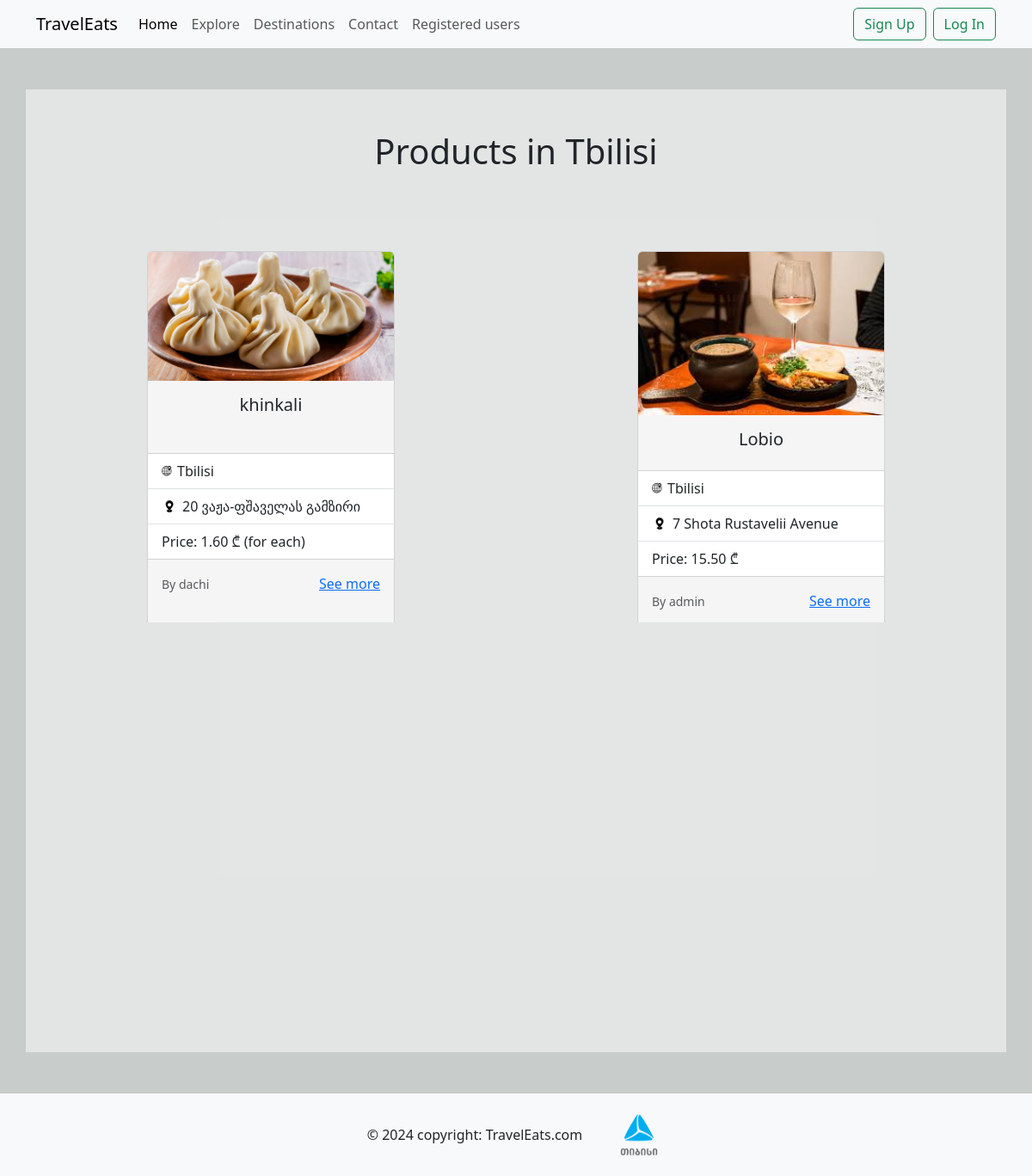
The page /products_by_city/Tbilisi on the database its author committed.
### model.py (models this page shows)
class NewProduct(db.Model):
    __tablename__ = "newproducts"
    id = db.Column(db.Integer(), primary_key=True )
    name = db.Column(db.String())
    price = db.Column(db.Integer())
    image_path = db.Column(db.String())
    description = db.Column(db.String())
    country = db.Column(db.String())
    address = db.Column(db.String())
    author = db.Column(db.String())
    created_at = db.Column(db.DateTime, default=datetime.utcnow)

### routes.py (the view)
@app.route("/products_by_city/<city>")
def products_by_city(city):
    products = NewProduct.query.filter_by(country=city).all()
    return render_template("products_by_city.html", products=products, city = city)

### templates/products_by_city.html (shortened to what this page needs)
{% extends "base.html" %}
{% block content %}
<div class="container-sm" style=" height:140vh; background-color:rgba(255, 255, 255, 0.5)">
    <div class="row text-center pt-5">
        <div class="col" style="display:flex; flex-direction:column; align-items:center;">
            <h1>Products in {{ city }}</h1>
        </div>
    </div>
    <div class="row text-center pt-5" style="height:40vw; overflow-y:auto; margin-top:3vw;">
        {% for product in products %}
        <div class="col align_center" style="margin-bottom:3vw;" >
            <div class="card" style="width: 18rem;">
                <img src="/static/{{product['image_path']}}" class="card-img-top" alt="...">
                <div class="card-body">
                    <h5 class="card-title">{{product.name}}</h5>
                </div>
                <ul class="list-group list-group-flush">
                    <li class="list-group-item">
                        <div style="display:flex; flex-direction:row; align-items:center;">
                            <img src="/static/country.png"
                                 style="height:1vw; width:1vw; margin-right:0.5vw">
                            <p style="margin-bottom:0;">{{ product.country}}</p>
                        </div>
                    </li>
                    <li class="list-group-item">
                        <div style="display:flex; flex-direction:row; align-items:center;">
                            <img src="/static/location.png"
                                 style="height:1.5vw; width:1.5vw; margin-right:0.5vw">
                            <p style="margin-bottom:0;">{{ product.address }}</p>
                        </div>
                    </li>
                    <li id="left" class="list-group-item">Price: {{ product.price }}</li>
                </ul>
                <div class="card-body" style="display:flex; flex-direction:row; justify-content:space-between">
                    <p class="card-text"><small class="text-body-secondary">By {{ product.author }}</small></p>
                    <a href="/product/{{product['id']}}" class="card-link">See more</a>
                </div>
            </div>
        </div>
        {% endfor %}
    </div>
</div>
{% endblock %}

### templates/base.html (shortened to what this page needs)
<!DOCTYPE html>
<html lang="en">
<head>
    <link rel="stylesheet" type="text/css" href="/static/styles.css" />
    <link href="https://cdn.jsdelivr.net/npm/bootstrap@5.3.3/dist/css/bootstrap.min.css" rel="stylesheet">
</head>
<body style="background-color:rgba(200, 204, 202)">
{% include "navbar.html" %}
{% block content %}
{% endblock %}
{% include "footer.html" %}
</body>
</html>

### templates/navbar.html (shortened to what this page needs)
<nav class="navbar navbar-expand-lg bg-body-tertiary mb-5">
  <div class="container">
    <a class="navbar-brand" href="#">TravelEats</a>
    <div class="collapse navbar-collapse" id="navbarSupportedContent">
      <ul class="navbar-nav me-auto mb-2 mb-lg-0">
        <li class="nav-item">
          <a class="nav-link active" aria-current="page" href="/">Home</a>
        </li>
        <li class="nav-item">
          <a class="nav-link" href="/explore"> Explore</a>
        </li>
        <li class="nav-item">
          <a class="nav-link" href="/destinations"> Destinations</a>
        </li>
        <li class="nav-item">
          <a class="nav-link" href="/contact">Contact </a>
        </li>
        <li class="nav-item">
          <a class="nav-link" href="/registered_users">Registered users</a>
        </li>
      </ul>
      <form class="d-flex" role="search">
        {% if current_user.is_authenticated %}
        <a class="btn btn-outline-success" href="/logout">Log Out</a>
        {% else %}
        <a class="btn btn-outline-success mx-2" href="/register">Sign Up</a>
        <a class="btn btn-outline-success" href="/login" type="submit">Log In</a>
        {% endif %}
      </form>
    </div>
  </div>
</nav>

### templates/footer.html
<nav class="navbar navbar-expand-lg bg-body-tertiary mt-5">
    <div class="container" style="justify-content:center; height:10vh;">
        <p style="margin-bottom:0; margin-right:3vw;"> © 2024 copyright: TravelEats.com</p>
        <a href="https://www.tbceducation.ge/">
            <img src="/static/tbc-logo.png" style="width:5vw" >
        </a>
    </div>
</nav>

### static/styles.css (style rules this page uses)
.card-body { background-color:#F5F5F5 }
#left { display:flex; justify-content:left; }
.align_center { display:flex; justify-content:center; }

### rows shown on the page
NewProduct: image_path (picture), name "khinkali", country "Tbilisi", address "20 ვაჟა-ფშაველას გამზირი", price "1.60 ₾ (for each)", author "dachi"
NewProduct: image_path (picture), name "Lobio", country "Tbilisi", address "7 Shota Rustavelii Avenue", price "15.50 ₾", author "admin"

### other values the page prints
{{ city }} "Tbilisi"
